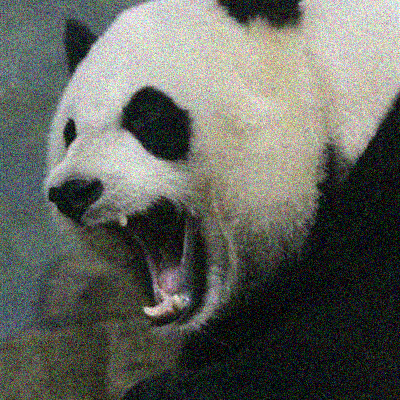
#> input picture adversarial_images/clean_std_01.bmp, 400 x 400 px; its folder holds 4 pictures in this run
$ python img_add_noise.py
#> lines starting #> are read from the running program, lines starting #| are printed output that depends on the picture
import os
import numpy as np
from PIL import Image

adv_img_folder = './adversarial_images'
adv_img_noise_folder = './adversarial_images_add_noise_G75'

adv_img_names = os.listdir(adv_img_folder)
print('adv_imgs: ', adv_img_names)

for adv_img_name in adv_img_names:
    if adv_img_name.split('.')[1] in ['bmp', 'jpeg']:
        adv_img = Image.open(os.path.join(adv_img_folder, adv_img_name))
#> adv_img is the input picture: PIL image 400x400 RGB; mean R, G, B 99.1, 101.4, 94.5
        adv_img_array = np.array(adv_img)

        noise = np.random.normal(0, 75, adv_img_array.shape)

        noisy_adv_img_arr = np.clip(adv_img_array + noise, 0, 255).astype('uint8')
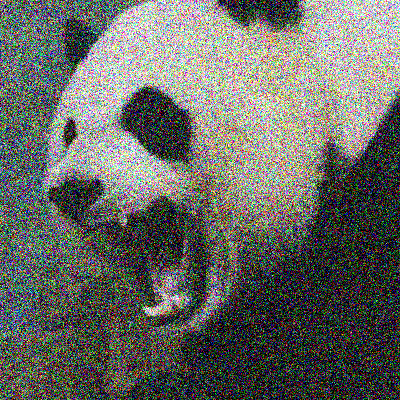
#> noisy_adv_img_arr: shape (400, 400, 3); mean R, G, B 104.7, 106.6, 100.8

        noisy_adv_img = Image.fromarray(noisy_adv_img_arr)
        noisy_adv_img.save(os.path.join(adv_img_noise_folder, adv_img_name))
#> pass 2 of the loop `for adv_img_name in adv_img_names:`:
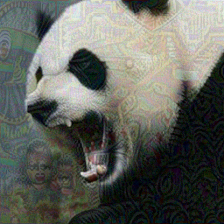
#> input picture adversarial_images/prompt_constrained_16_diff_30_1_ddpm.bmp, 224 x 224 px
#> adv_img is the input picture: PIL image 224x224 RGB; mean R, G, B 98.6, 101.1, 93.9
#> `noisy_adv_img_arr = np.clip(adv_img_array + noise, 0, 255).astype('uin..`:
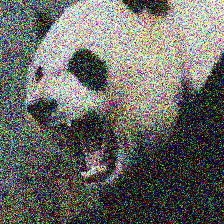
#> noisy_adv_img_arr: shape (224, 224, 3); mean R, G, B 104.7, 105.7, 100.2
#> pass 3 of the loop `for adv_img_name in adv_img_names:`:
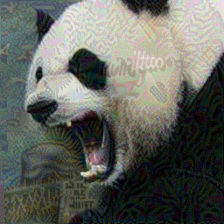
#> input picture adversarial_images/prompt_constrained_16_diff_30_1_ddpm_eot20.bmp, 224 x 224 px
#> adv_img is the input picture: PIL image 224x224 RGB; mean R, G, B 98.5, 101, 94.2
#> `noisy_adv_img_arr = np.clip(adv_img_array + noise, 0, 255).astype('uin..`:
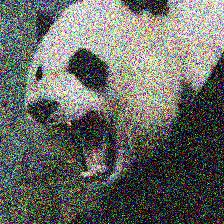
#> noisy_adv_img_arr: shape (224, 224, 3); mean R, G, B 103.9, 106.3, 100.3
#> the loop made 4 passes; the first 3 are shown
